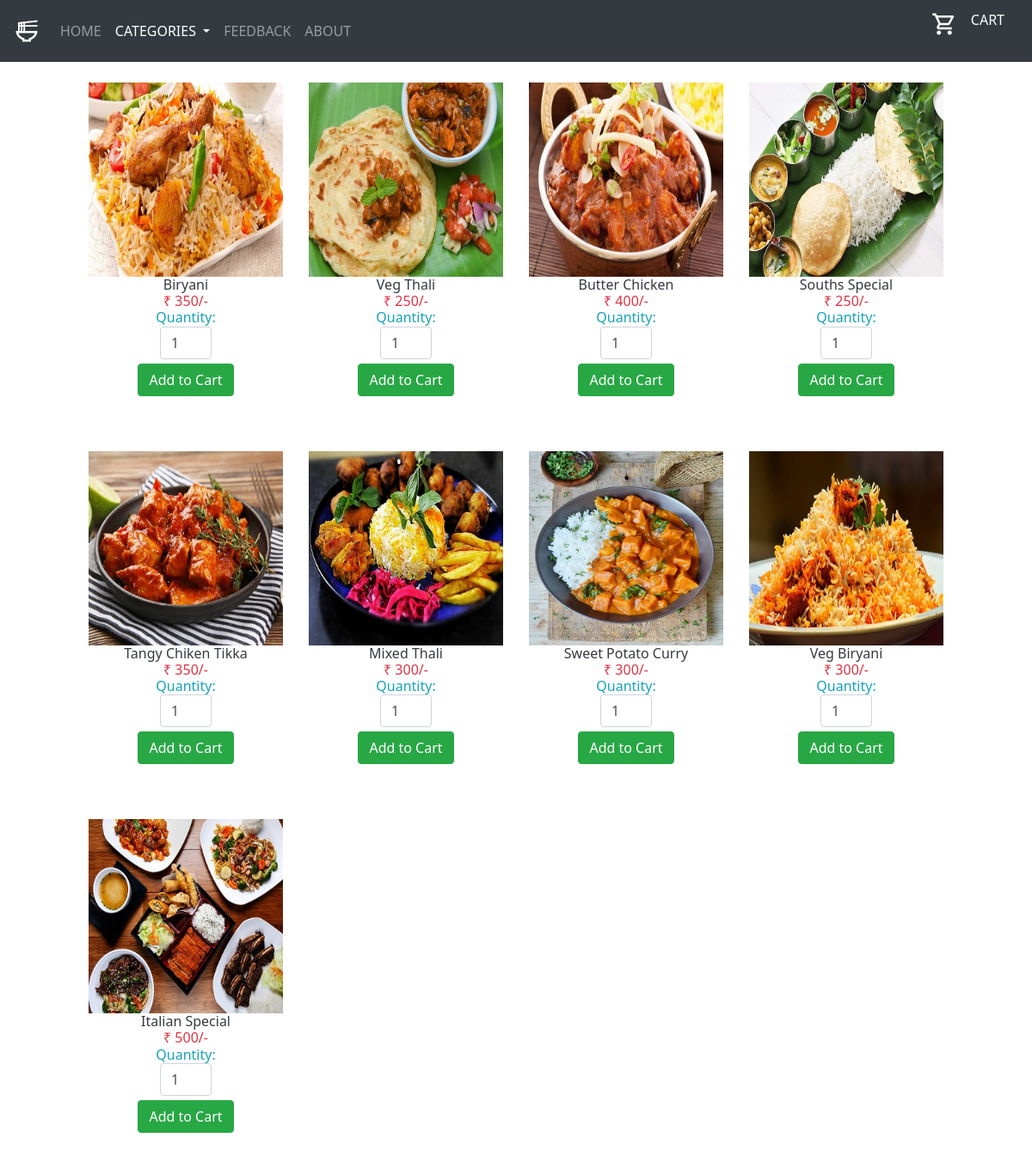
Screenshot of /maincourse.php (signed in) with the database file from the repository.
### tables this page shows
CREATE TABLE `food` (
  `id` int(11) NOT NULL,
  `category` varchar(20) NOT NULL,
  `name` varchar(30) NOT NULL,
  `price` int(11) NOT NULL,
  `path` varchar(50) NOT NULL,
  `table no` int(11) NOT NULL
);

### maincourse.php (the view, shortened to what this page needs)
<!doctype html>
<html lang="en">
  <head>
    <link rel="stylesheet" href="https://unpkg.com/swiper/swiper-bundle.css" />
<link rel="stylesheet" href="https://unpkg.com/swiper/swiper-bundle.min.css" />
    <link rel="stylesheet" href="https://cdn.jsdelivr.net/npm/bootstrap@4.6.0/dist/css/bootstrap.min.css">
<link href="https://unpkg.com/tailwindcss@^2/dist/tailwind.min.css" rel="stylesheet">
  </head>
  <body>
<header>
<nav class="navbar navbar-expand-md navbar-dark fixed-top bg-dark " >
  <a class="navbar-brand" href="home.php"> <img src="navbar/logo.svg"  width="30" height="30" class="d-inline-block align-top" alt=""></a>
  <div class="collapse navbar-collapse" id="navbarNavDropdown">
    <ul class="navbar-nav">
      <li class="nav-item ">
        <a class="nav-link" href="home.php">HOME <span class="sr-only">(current)</span></a>
      </li>
      <li class="nav-item dropdown">
        <a class="nav-link active dropdown-toggle" href="#" id="navbarDropdownMenuLink" role="button" data-toggle="dropdown" aria-haspopup="true" aria-expanded="false">
         CATEGORIES
        </a>
      </li>
      <li class="nav-item">
        <a class="nav-link" href="feedback.php">FEEDBACK</a>
      </li>
      <li class="nav-item ">
        <a class="nav-link" href="about.php">ABOUT</a>
      </li>
    </ul>
  </div>
  <form class="form-inline">
  <a class="navbar-brand" href="cart.php">
    <img src="navbar/cart.svg"  width="30" height="30" class="d-inline-block align-top" alt="">
    </a>
  <a class="navbar-brand " href="cart.php">
  <p class="h6">CART</p>
  </a>
  </form>
</nav>
</header>
<br><br><br>
<div class="container" style="width:95%;">
<?php
$conn = Connect();
$sql = "SELECT * FROM food WHERE category = 'Main Course'  ";
$result = mysqli_query($conn, $sql);
if (mysqli_num_rows($result) > 0)
{
  $count=0;
  while($row = mysqli_fetch_assoc($result)){
    if ($count == 0)
      echo "<div class='row'>";
?>
<div class="col-md-3">
<form method="post" action="cart.php?action=add&id=<?php echo $row["id"]; ?>">
<div class="mypanel" align="center";>
<img src="<?php echo $row["path"]; ?>" class="img-responsive">
<h4 class="text-dark"><?php echo $row["name"]; ?></h4>
<h5 class="text-danger">&#8377; <?php echo $row["price"]; ?>/-</h5>
<h5 class="text-info">Quantity: <input type="number" min="1" max="25" name="quantity" class="form-control" value="1" style="width: 60px;"> </h5>
<input type="submit" name="add" style="margin-top:5px;" class="btn btn-success" value="Add to Cart">
</div>
</form>
<br><br>
</div>
<?php
$count++;
if($count==4)
{
  echo "</div>";
  $count=0;
}
}
?>
</div>
</div>
  <?php
}
?>
</body>
</html>

### rows the page displays
food: path (picture), name "Biryani", price "350"
food: path (picture), name "Veg Thali", price "250"
food: path (picture), name "Butter Chicken", price "400"
food: path (picture), name "Souths Special", price "250"
food: path (picture), name "Tangy Chiken Tikka", price "350"
food: path (picture), name "Mixed Thali", price "300"
food: path (picture), name "Sweet Potato Curry", price "300"
food: path (picture), name "Veg Biryani", price "300"
food: path (picture), name "Italian Special", price "500"
